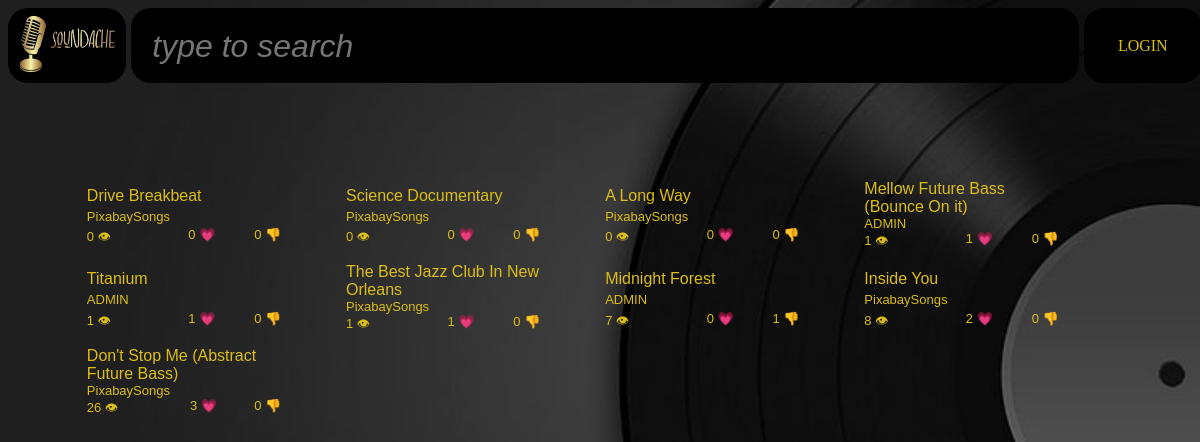
The page / on the database its author committed.
### main.py (models this page shows)
class Music(db.Model):
    id: Mapped[int] = mapped_column(Integer, primary_key=True)
    artistId: Mapped[int] = mapped_column(ForeignKey(User.id), primary_key=True)
    name: Mapped[str] = mapped_column(String, nullable=False)
    link: Mapped[str] = mapped_column(String, nullable=False)
    views: Mapped[int] = mapped_column(Integer, default=0)
    likes: Mapped[int] = mapped_column(Integer, default=0)
    dislikes: Mapped[int] = mapped_column(Integer, default=0)
    derivativeOf: Mapped[str] = mapped_column(String, nullable=True)

class User(db.Model):
    __tablename__ = "user"
    id: Mapped[int] = mapped_column(Integer, primary_key=True)
    email: Mapped[str] = mapped_column(String, nullable=False)
    passwordHash: Mapped[str] = mapped_column(String, nullable=False)
    likes: Mapped[list] = mapped_column(MutableList.as_mutable(PickleType), default=[])
    dislikes: Mapped[list] = mapped_column(MutableList.as_mutable(PickleType), default=[])

### main.py (the view)
@app.route("/")
def main_page():
    songs = db.session.execute(
        db.select(User.email, Music).where(User.id == Music.artistId).order_by(Music.views, Music.likes)
    ).fetchmany(16)
    return render_template("index.html", songs=songs)

### templates/index.html (shortened to what this page needs)
{% extends "base.html" %}
{% block content %}
    <div class="song-grid">
    {% for artist, song in songs %}
        <a class="songThumbnailGrid" href="/playback?watch={{song.artistId}}.{{song.id}}">
            <span class="songTitle">
                {{ song.name }}
            </span>
            <span class="artistName">
                {{ artist.split('@')[0] }}
            </span>
            <span class="views">
                {{ song.views }} &#x1F441;
            </span>
            <span class="likes">
                {{ song.likes }} &#128151;
            </span>
            <span class="dislikes">
                {{ song.dislikes }} &#128078;
            </span>
        </a>
    {% endfor %}
    </div>
{%endblock%}

### templates/base.html (shortened to what this page needs)
<!DOCTYPE html>
<html lang="en">
    <head>
        <link rel=stylesheet href="static/style.css"/>
    </head>
    <body>
        <div id="header">
            <span id="home" class="darkbg">
                <a href="/">
                    <img src="static/logo.png" alt="home-page"/>
                </a>
            </span>
            <span id="searchbar-container" class="darkbg">
                <form method="get" action="/search">
                    <input name="searchbar" enterkeyhint="Search" id="searchbar" placeholder="type to search"
                           aria-label="searchbar" onkeypress="searchChar(this.value, 'searchresults')"
                           required="required"/>
                </form>
            </span>
            {% if session.get('email') %}
                <button onclick="toggleHide('account-options')" id="account-options-btn" class="darkbg">
                    {{ session['email'].split('@')[0] }} &#128315;
                </button>
            {% else %}
                <span class="darkbg" id="user">
                    <a href="/login">
                        LOGIN
                    </a>
                </span>
            {% endif %}
        </div>
        <br/>
        <div id="content">
            {% block content %}
            {% endblock %}
        </div>
    </body>
</html>

### static/style.css (style rules this page uses)
body { background-image: url("background-image.jpg"); background-repeat: no-repeat; background-size:cover; color: white; }
.darkbg { background-color: rgb(0, 0, 0); border-radius: 20px; }
#header { display: grid; grid-template-columns: 10% 80% 10%; gap: 0px 5px; height: 75px; width: 100%; justify-content:space-around; }
#home { height: 100%; float: left; }
#home img { margin: auto; width: 100%; height: 100%; }
#searchbar-container { overflow: hidden; padding: 2% 2% 0% 2%; }
input { background-color: black; color: rgb(20, 220, 120); font-style: italic; border: none; outline: none; }
#searchbar { width: 100%; height: 100%; text-align: justify; word-wrap:break-word; font-size: 200%; }
#user { float: right; height: 100%; line-height: 75px; text-align: center; }
a { color:rgb(220, 190, 20); text-decoration: none; }
#content { margin: 50px; padding: 2% 2% 2% 2%; text-align: left; font-family:'Franklin Gothic Medium', 'Arial Narrow', Arial, sans-serif; font-size:large; }
.song-grid { display: grid; grid-template-columns: 1fr 1fr 1fr 1fr; }
.songThumbnailGrid { display: grid; grid-template-areas:'thumbnail thumbnail thumbnail' 'thumbnail thumbnail thumbnail' 'song_title song_title song_title' 'artist_name artist_name artist_name' 'views likes dislikes'; width: 75%; margin: 2% 2% 2% 2%; }
.songTitle { grid-area: song_title; font-size: medium; }
.artistName { grid-area: artist_name; font-size: small; }
.views { grid-area: views; font-size: small; }
.likes { grid-area: likes; font-size: small; text-align: right; }
.dislikes { grid-area: dislikes; font-size: small; text-align: right; }

### rows shown on the page
Music: name "Drive Breakbeat", email "PixabaySongs", views "0", likes "0", dislikes "0"
Music: name "Science Documentary", email "PixabaySongs", views "0", likes "0", dislikes "0"
Music: name "A Long Way", email "PixabaySongs", views "0", likes "0", dislikes "0"
Music: name "Mellow Future Bass (Bounce On it)", email "ADMIN", views "1", likes "1", dislikes "0"
Music: name "Titanium", email "ADMIN", views "1", likes "1", dislikes "0"
Music: name "The Best Jazz Club In New Orleans", email "PixabaySongs", views "1", likes "1", dislikes "0"
Music: name "Midnight Forest", email "ADMIN", views "7", likes "0", dislikes "1"
Music: name "Inside You", email "PixabaySongs", views "8", likes "2", dislikes "0"
Music: name "Don't Stop Me (Abstract Future Bass)", email "PixabaySongs", views "26", likes "3", dislikes "0"
